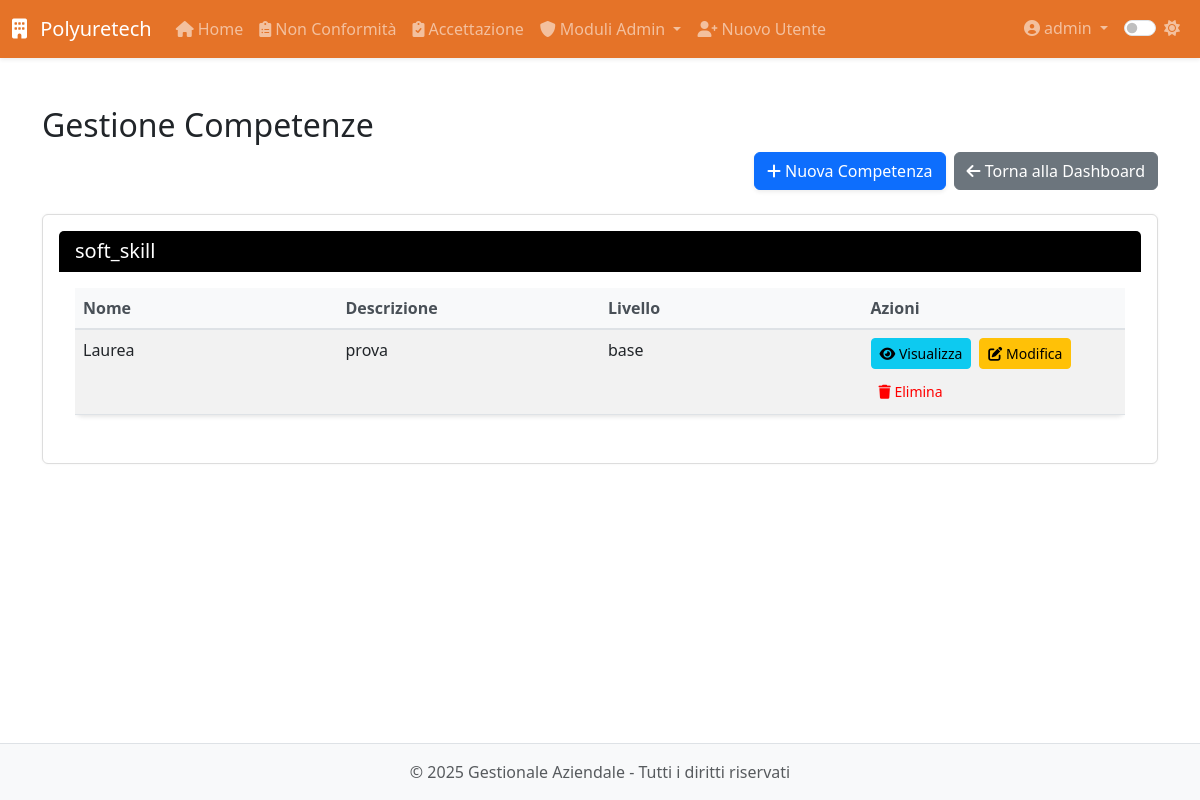
The app's page /modulo8/modulo8/competenze (signed in), older data.
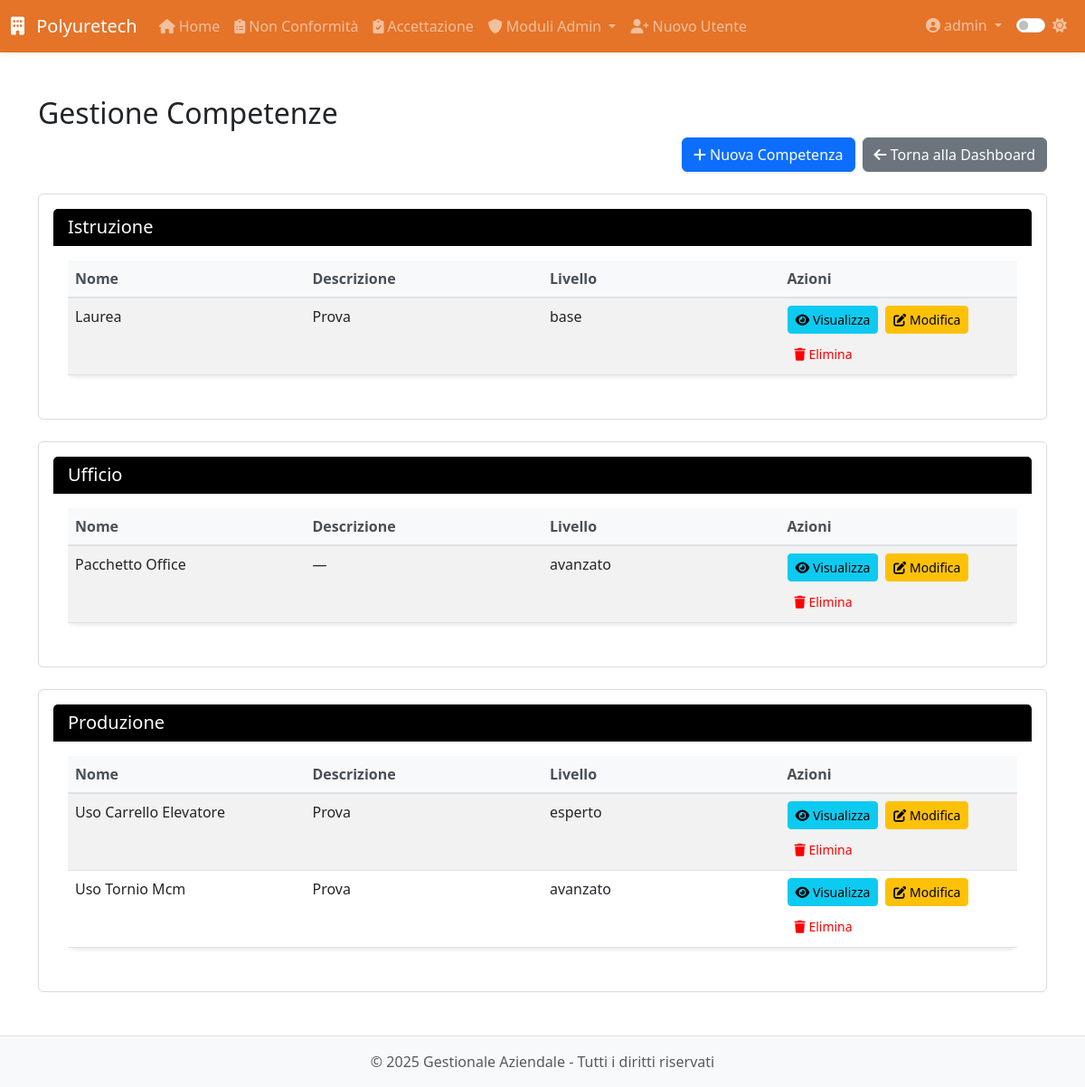
The same page, newer data.
### app/models.py (models this page shows, shortened)
class User(UserMixin, db.Model):
    __tablename__ = 'users'
    id = db.Column(db.Integer, primary_key=True)
    username = db.Column(db.String(64), unique=True, nullable=False, index=True)
    email = db.Column(db.String(120), unique=True, nullable=False, index=True)
    password_hash = db.Column(db.String(128), nullable=False)
    role = db.Column(db.String(20), default='operatore')  # 'operatore' o 'admin'
    created_at = db.Column(db.DateTime, default=datetime.utcnow)
    last_login = db.Column(db.DateTime)
    is_active = db.Column(db.Boolean, default=True)
    is_admin = db.Column(db.Boolean, default=False)
    modules = db.Column(db.String(255), default='')  # Lista di moduli accessibili separati da virgola
    modulo1_entries = db.relationship('Modulo1Entry',
                               backref='author',
                               lazy='dynamic',
                               foreign_keys='Modulo1Entry.user_id')
    modulo5_entries = db.relationship('Modulo5Entry',
                               backref='author',
                               lazy='dynamic',
                               foreign_keys='Modulo5Entry.user_id')
    def is_admin(self):
        return self.role == 'admin'

class Competenza(db.Model):
    __tablename__ = 'competenza'
    id = db.Column(db.Integer, primary_key=True)
    nome = db.Column(db.String(64), nullable=False, unique=True)
    descrizione = db.Column(db.Text)
    livello = db.Column(db.String(20))  # base, intermedio, avanzato
    area = db.Column(db.String(64))     # tecnica, amministrativa, etc.
    created_at = db.Column(db.DateTime, default=datetime.utcnow)
    created_by_id = db.Column(db.Integer, db.ForeignKey('users.id'))
    dipendenti_associati = db.relationship('DipendenteCompetenza',
                                         back_populates='competenza',
                                         overlaps="competenze,dipendenti")
    performance = db.relationship('Performance', back_populates='competenza', cascade='all, delete-orphan')

### app/routes/modulo8.py (the view)
@modulo8.route('/modulo8/competenze')
@login_required
@admin_required
def competenze():
    comps = Competenza.query.order_by(Competenza.nome).all()
    return render_template(
        'modulo8/competenze/form.html',
        competenze=comps
    )

### app/models.py (called while the page is built)
@login_manager.user_loader
def load_user(id):
    return User.query.get(int(id))

### app/utils.py (called while the page is built)
def admin_required(f):
    @wraps(f)
    def decorated_function(*args, **kwargs):
        if not current_user.is_admin:
            abort(403)
        return f(*args, **kwargs)
    return decorated_function

### app/templates/modulo8/competenze/form.html (shortened to what this page needs)
{% extends 'base.html' %}
{% block content %}
<div class="module-view">
  <h2>Gestione Competenze</h2>
  <div class="d-flex justify-content-end gap-2 mb-4">
    <a href="{{ url_for('modulo8.nuova_competenza') }}" class="btn btn-primary">
      <i class="fas fa-plus"></i> Nuova Competenza
    </a>
    <a href="{{ url_for('modulo8.dashboard') }}" class="btn btn-secondary">
      <i class="fas fa-arrow-left"></i> Torna alla Dashboard
    </a>
  </div>
  {% set aree = competenze|map(attribute='area')|unique|list %}
  {% for area in aree %}
    <div class="card mb-4">
      <div class="card-header bg-primary text-white">
        <h5 class="mb-0">{{ area or 'Non Specificata' }}</h5>
      </div>
      <div class="card-body">
        <div class="table-responsive">
          <table class="table table-striped table-competenze">
            <thead>
              <tr>
                <th>Nome</th>
                <th>Descrizione</th>
                <th>Livello</th>
                <th>Azioni</th>
              </tr>
            </thead>
            <tbody>
              {% for comp in competenze if comp.area == area %}
                <tr>
                  <td>{{ comp.nome }}</td>
                  <td>{{ comp.descrizione or '—' }}</td>
                  <td>{{ comp.livello or '—' }}</td>
                  <td>
                    <div class="d-flex gap-2 flex-wrap">
                      <a href="{{ url_for('modulo8.visualizza_competenza', id=comp.id) }}" class="btn btn-sm btn-info">
                        <i class="fas fa-eye"></i> Visualizza
                      </a>
                      <a href="{{ url_for('modulo8.modifica_competenza', id=comp.id) }}" class="btn btn-sm btn-warning">
                        <i class="fas fa-edit"></i> Modifica
                      </a>
                      <button type="button" class="btn btn-sm btn-danger" data-bs-toggle="modal" data-bs-target="#deleteModal{{ comp.id }}">
                        <i class="fas fa-trash"></i> Elimina
                      </button>
                    </div>
                  </td>
                </tr>
              {% endfor %}
            </tbody>
          </table>
        </div>
      </div>
    </div>
  {% endfor %}
</div>
{% endblock %}

### app/templates/base.html (shortened to what this page needs)
<!DOCTYPE html>
<html lang="it">
<head>
    <link href="https://cdn.jsdelivr.net/npm/bootstrap@5.3.0-alpha1/dist/css/bootstrap.min.css" rel="stylesheet">
    <link rel="stylesheet" href="https://cdnjs.cloudflare.com/ajax/libs/font-awesome/6.0.0/css/all.min.css">
    <link id="theme-style" rel="stylesheet" href="{{ url_for('static', filename='css/theme-' + theme + '.css') }}">
    <link rel="stylesheet" href="{{ url_for('static', filename='css/style.css') }}">
    <link rel="stylesheet" href="{{ url_for('static', filename='css/modulo8.css') }}">
</head>
<body>
    <header class="navbar navbar-expand-lg navbar-dark bg-primary sticky-top shadow-sm">
        <div class="container-fluid">
            <a class="navbar-brand" href="{{ url_for('dashboard.index') }}">
                <i class="fas fa-building me-2"></i> Polyuretech
            </a>
            <div class="collapse navbar-collapse" id="navbarMain">
                {% if current_user.is_authenticated %}
                <ul class="navbar-nav me-auto">
                    <li class="nav-item">
                        <a class="nav-link" href="{{ url_for('dashboard.index') }}">
                            <i class="fas fa-home me-1"></i>Home
                        </a>
                    </li>
                    <li class="nav-item">
                        <a class="nav-link" href="{{ url_for('modulo1.index') }}">
                            <i class="fas fa-clipboard-list me-1"></i>Non Conformità
                        </a>
                    </li>
                    <li class="nav-item">
                        <a class="nav-link" href="{{ url_for('modulo5.index') }}">
                            <i class="fas fa-clipboard-check me-1"></i>Accettazione
                        </a>
                    </li>
                    {% if current_user.is_admin() %}
                    <li class="nav-item dropdown">
                        <a class="nav-link dropdown-toggle" href="#" id="adminModulesDropdown" data-bs-toggle="dropdown">
                            <i class="fas fa-shield-alt me-1"></i>Moduli Admin
                        </a>
                    </li>
                    <li class="nav-item">
                        <a class="nav-link" href="{{ url_for('auth.register') }}">
                            <i class="fas fa-user-plus me-1"></i>Nuovo Utente
                        </a>
                    </li>
                    {% endif %}
                </ul>
                <ul class="navbar-nav ms-auto">
                    <li class="nav-item dropdown">
                        <a class="nav-link dropdown-toggle" href="#" id="userDropdown" data-bs-toggle="dropdown">
                            <i class="fas fa-user-circle me-1"></i>{{ current_user.username }}
                        </a>
                    </li>
                    <li class="nav-item">
                        <div class="nav-link">
                            <div class="form-check form-switch">
                                <input class="form-check-input" type="checkbox" id="darkModeToggle" {% if theme == 'dark' %}checked{% endif %}>
                                <label class="form-check-label" for="darkModeToggle">
                                    <i id="theme-icon" class="fas {% if theme == 'dark' %}fa-moon{% else %}fa-sun{% endif %}"></i>
                                </label>
                            </div>
                        </div>
                    </li>
                </ul>
                {% endif %}
            </div>
        </div>
    </header>
    <main class="container py-4">
        {% block content %}{% endblock %}
    </main>
    <footer class="footer mt-auto py-3 bg-light">
        <div class="container text-center">
            <span class="text-muted">&copy; {{ current_year }} {{ app_name }} - Tutti i diritti riservati</span>
        </div>
    </footer>
</body>
</html>

### app/static/css/theme-light.css (style rules this page uses)
:root { --primary-color: #e05a00d7; --secondary-color: #6c757d; --bg-color: #ffffff; --text-color: #212529; --border-color: #dee2e6; --hover-bg: #f8f9fa; --card-bg: #ffffff; --card-border: #e9ecef; --input-bg: #ffffff; --input-border: #ced4da; --footer-bg: #f8f9fa; --footer-text: #6c757d; --bs-primary-rgb: 0, 0, 0; --bs-success-rgb: 1, 150, 20; --bs-info-rgb: 0, 0, 255; --bs-purple-rgb: 128, 0, 128; --bs-orange-rgb: 255, 165, 0; --bs-teal-rgb: 180, 180, 180; --bs-warning-rgb: 255, 255, 0; --bs-danger-rgb: 255, 0, 0; --bs-btn-bg: #ffffff; }
body { background-color: var(--bg-color); color: var(--text-color); transition: all 0.3s ease; }
.navbar-dark { background-color: var(--primary-color) !important; }
.card { background-color: var(--card-bg); border-color: var(--card-border); box-shadow: 0 0.125rem 0.25rem rgba(0, 0, 0, 0.075); transition: all 0.3s ease; }
.footer { background-color: var(--footer-bg) !important; color: var(--footer-text); border-top: 1px solid var(--border-color); }
.table { color: var(--text-color); }
.table-striped tbody tr:nth-of-type(odd) { background-color: rgba(0, 0, 0, 0.05); }
.btn-danger { background-color: var(--bs-danger-rgb); color: #ff0000; border: none; }

### app/static/css/style.css (style rules this page uses)
body { display: flex; flex-direction: column; min-height: 100vh; }
main { flex: 1; }
.btn-primary { box-shadow: 0 .125rem .25rem rgba(0,0,0,.075); }
.table-responsive { overflow-x: auto; -webkit-overflow-scrolling: touch; }

### app/static/css/modulo8.css (style rules this page uses)
.card { background: #fff; padding: 1rem; border: 1px solid #ddd; border-radius: 6px; margin-bottom: 1rem; box-shadow: 0 0 3px rgba(0,0,0,0.05); }
.table-competenze { background-color: #fff; border-radius: 8px; box-shadow: 0 2px 4px rgba(0,0,0,0.1); }
.table-competenze thead th { background-color: #f8f9fa; border-bottom: 2px solid #dee2e6; color: #495057; font-weight: 600; }

### app/templates/modulo8/competenze/form.html (style rules this page uses)
.table-competenze th, .table-competenze td { width: 25%; }
.table-competenze td:last-child { width: 25%; white-space: nowrap; }

Row changes from the older to the newer data that the page shows:
changed Competenza "Laurea": area "soft_skill" → "Istruzione"; descrizione "prova" → "Prova"
added Competenza: area "Ufficio", nome "Pacchetto Office", descrizione "—", livello "avanzato"
added Competenza: area "Produzione", nome "Uso Carrello Elevatore", descrizione "Prova", livello "esperto"
added Competenza: nome "Uso Tornio Mcm", descrizione "Prova", livello "avanzato", shown under "Produzione"
